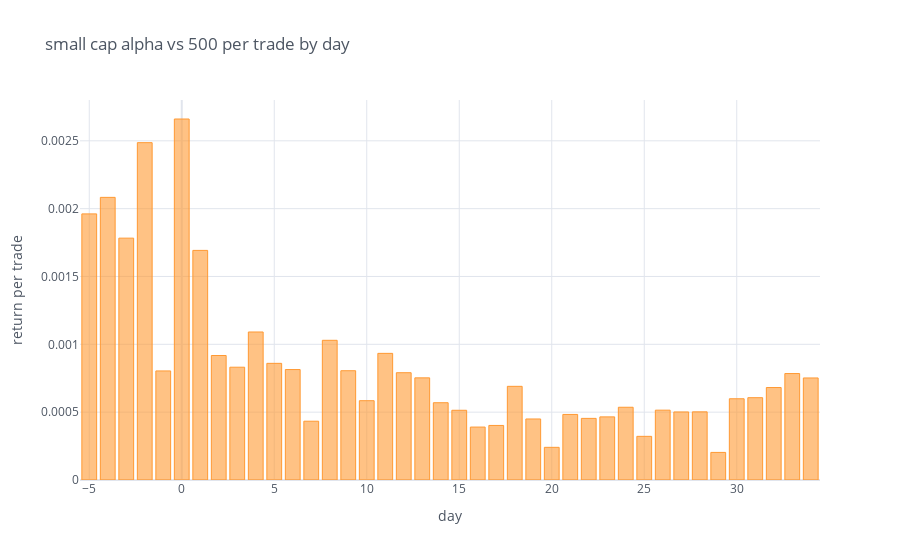

Notebook code for this chart:
### Code cell
trade_analytics_alpha500_df_small.mean(axis = 1).iplot(kind = "bar",
                                        theme = 'white',
                                        xTitle = "day",
                                        yTitle = "return per trade",
                                        title = "small cap alpha vs 500 per trade by day")

### Figure 1 — Plotly figure (JSON) as saved in the notebook; plotly's stock layout.template omitted (floating-point values rounded to 4 significant figures)
{"data": [{"marker": {"color": "rgba(255, 153, 51, 0.6)", "line": {"color": "rgba(255, 153, 51, 1.0)", "width": 1}}, "name": "None", "orientation": "v", "text": "", "type": "bar", "x": [-5, -4, -3, -2, -1, 0, 1, 2, 3, 4, 5, 6, 7, 8, 9, 10, 11, 12, 13, 14, 15, 16, 17, 18, 19, 20, 21, 22, 23, 24, 25, 26, 27, 28, 29, 30, 31, 32, 33, 34], "y": [0.001961, 0.002083, 0.001783, 0.002486, 0.0008039, 0.002661, 0.001692, 0.0009176, 0.0008314, 0.001091, 0.0008598, 0.0008141, 0.0004333, 0.00103, 0.0008055, 0.0005845, 0.0009335, 0.0007908, 0.0007529, 0.0005695, 0.0005139, 0.0003902, 0.0004022, 0.0006904, 0.0004499, 0.0002407, 0.0004832, 0.0004541, 0.0004652, 0.0005362, 0.0003218, 0.0005148, 0.0005016, 0.0005022, 0.0002033, 0.0005989, 0.0006068, 0.0006816, 0.0007846, 0.0007521]}], "layout": {"legend": {"bgcolor": "#FFFFFF", "font": {"color": "#4D5663"}}, "paper_bgcolor": "#FFFFFF", "plot_bgcolor": "#FFFFFF", "title": {"font": {"color": "#4D5663"}, "text": "small cap alpha vs 500 per trade by day"}, "xaxis": {"gridcolor": "#E1E5ED", "showgrid": true, "tickfont": {"color": "#4D5663"}, "title": {"font": {"color": "#4D5663"}, "text": "day"}, "zerolinecolor": "#E1E5ED"}, "yaxis": {"gridcolor": "#E1E5ED", "showgrid": true, "tickfont": {"color": "#4D5663"}, "title": {"font": {"color": "#4D5663"}, "text": "return per trade"}, "zerolinecolor": "#E1E5ED"}}}
